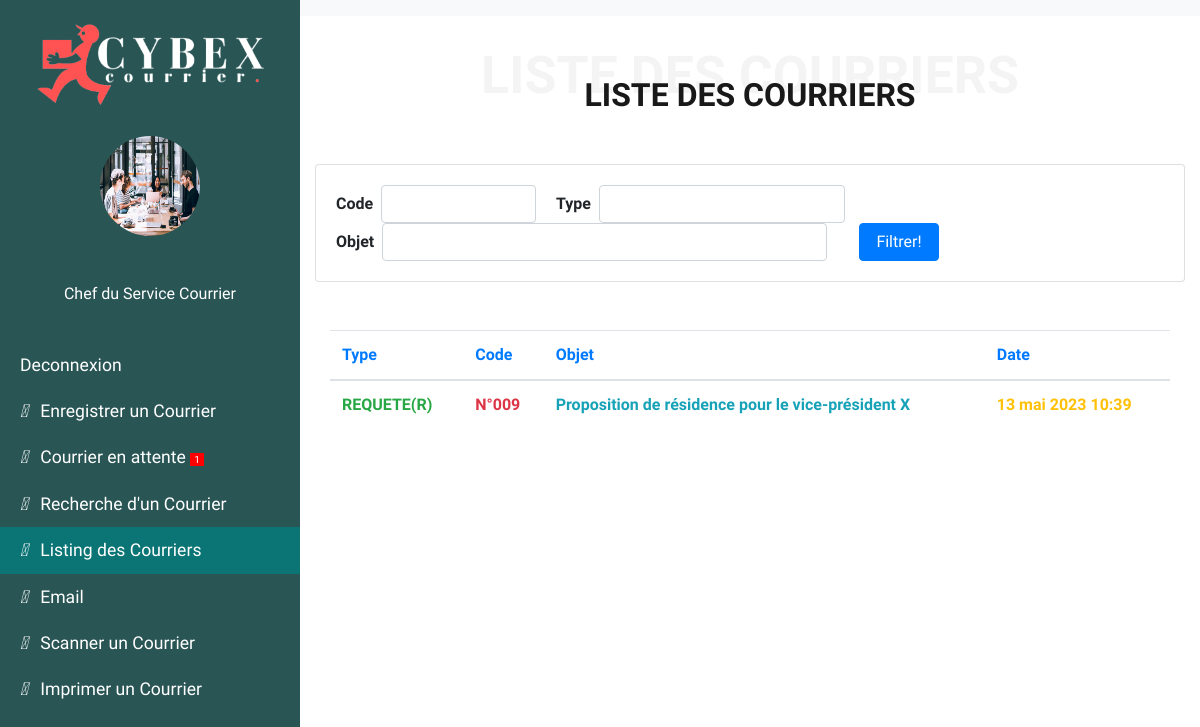
The page // on the database as committed earlier.
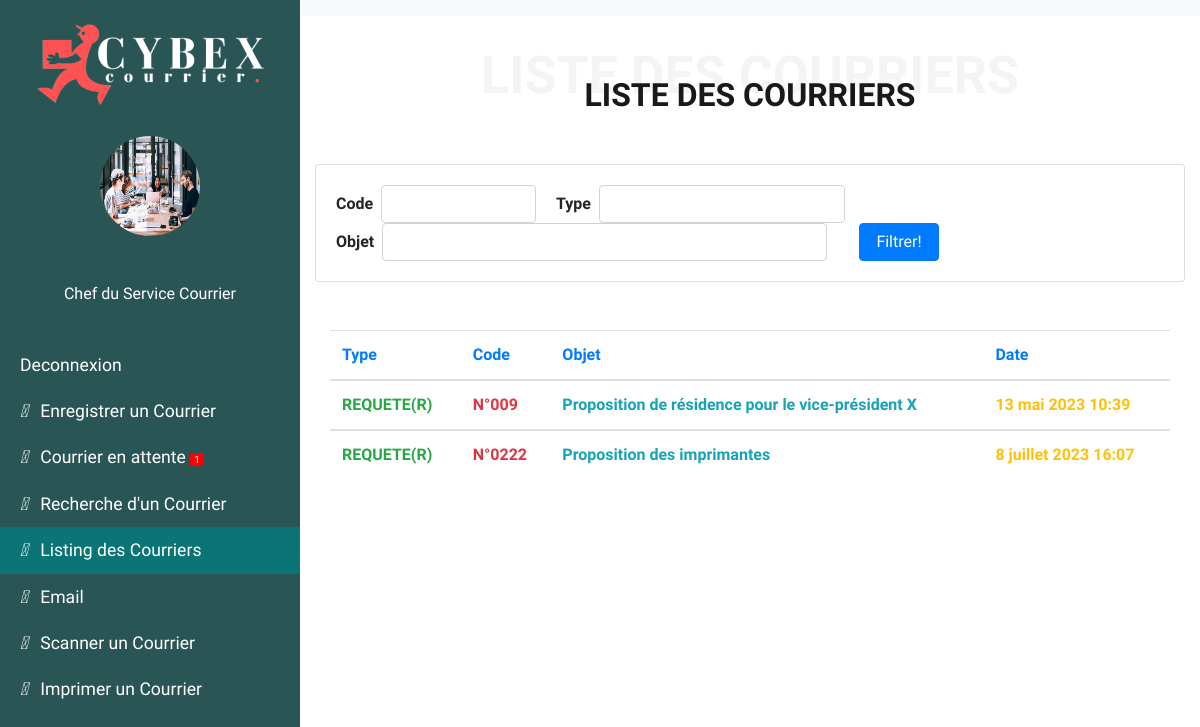
The same page on the database as committed later.
### senat/models.py (models this page shows, shortened)
class Courrier(models.Model):
    transmetteur = models.CharField(max_length=150, choices=EMETTEUR)
    recepteur = models.CharField(max_length=100, choices=RECEPTEUR)
    types = models.CharField(max_length=100, choices=TYPES_COURRIERS)
    structure = models.CharField(max_length=100, choices=STRUCTURE, null=True, blank=True)
    code = models.CharField(max_length=100, null=False, blank=False, unique=True)
    annee = models.CharField(max_length=100, null=True, blank=True)
    date = models.DateField(blank=True, null=True, default=date.today)
    objet = models.CharField(max_length=10000, null=False, blank=False)
    service_traitement = models.CharField(max_length=150, choices=SERVICE_TRAITEMENT)
    mention = models.CharField(max_length=100, choices=MENTION, null=True, blank=True)
    is_active = models.BooleanField(default=True)
    created_at = models.DateTimeField(auto_now_add=True)
    class Meta:
        db_table = "courrier"

### senat/views.py (the view)
# urls.py: path('/', views.list_courrier, name='list_courrier'),
def list_courrier(request):
    courrier = Courrier.objects.filter(mention="ETUDE ET COMPTE RENDU", is_active=True)
    count_courrier = courrier.count()
    courriers = Courrier.objects.all()
    courriers_filter = CourrierFilter(request.GET, queryset=courriers)
    return render(request, 'liste_courrier.html', {'courriers': courriers,
                                                   'count_courrier': count_courrier,
                                                   'courriers_filter':courriers_filter,
                                                   })

### senat/templates/liste_courrier.html (shortened to what the changed rows need)
{% load static %}
{% load crispy_forms_tags %}
{% load i18n %}
<!DOCTYPE html>
<html>
<head>
<link rel="stylesheet" href="https://stackpath.bootstrapcdn.com/font-awesome/4.7.0/css/font-awesome.min.css">
<link rel="stylesheet" href="https://stackpath.bootstrapcdn.com/bootstrap/4.3.1/css/bootstrap.min.css">
</head>
<body>
    <div class="wrapper">
        <div id="content" >
            <div class="container-fluid">
                <div class="section-title">
                    <h2>LISTE DES COURRIERS</h2>
                </div>
                <div class="card card-body">
                    <form class = "form-inline" method="get">
                        {%for field in courriers_filter.form %}
                            <div class="form-group">
                                <label for="id_{{field.name}}" style="font-weight: bold;">{{field.label}}</label>&nbsp;&nbsp;
                                {{field}}
                            </div>&nbsp;&nbsp;&nbsp;&nbsp;&nbsp;
                        {%endfor%} &nbsp;&nbsp;
                    </form>
                </div>
                <br><br>
                <div class="container">
                        <table class="table table-hover">
                            <thead>
                                <tr>
                                    <th class="text-primary" scope="col">Type</th>
                                    <th class="text-primary" scope="col">Code</th>
                                    <th class="text-primary" scope="col">Objet</th>
                                    <th class="text-primary" scope="col">Date</th>
                                </tr>
                            </thead>
                            {% for courrier in courriers_filter.qs %}
                                <tbody>
                                    <tr>
                                        <td class="text-success" style="font-weight: bold">{{courrier.types}}</td>
                                        <td class="text-danger" style="font-weight: bold">N°{{courrier.code}}</td>
                                        <td class="text-info" style="font-weight: bold">{{courrier.objet}}</td>
                                        {%language 'fr' %}
                                            <td class="text-warning" style="font-weight: bold">{{courrier.created_at}}</td>
                                        {% endlanguage %}
                                    </tr>
                                </tbody>
                            {% endfor %}
                        </table>
                </div>
            </div>
        </div>
    </div>
</body>
</html>

Rows that differ between the two databases and show on the page:
added Courrier: types "REQUETE(R)", code "0222", objet "Proposition des imprimantes", created_at "8 juillet 2023 16:07"
